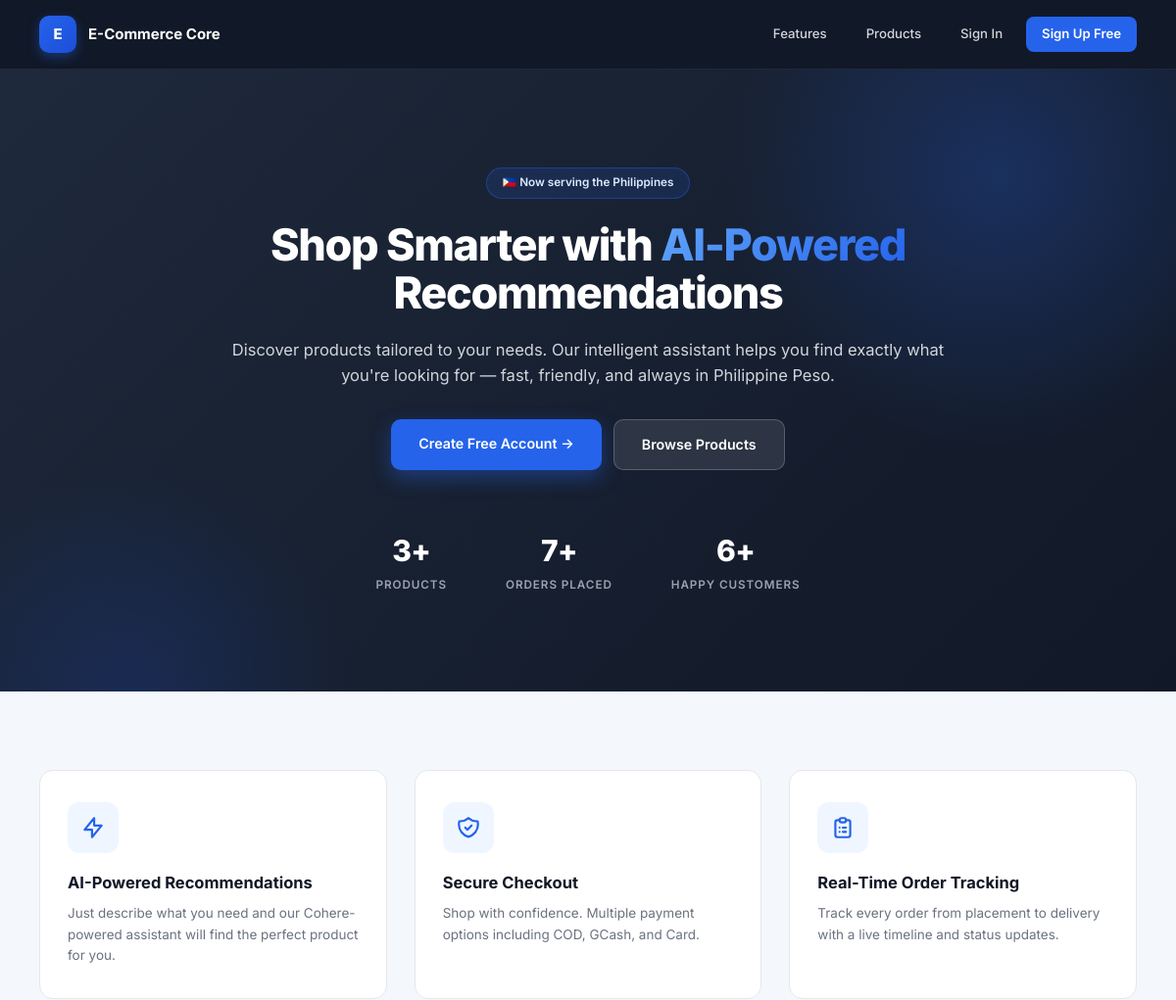
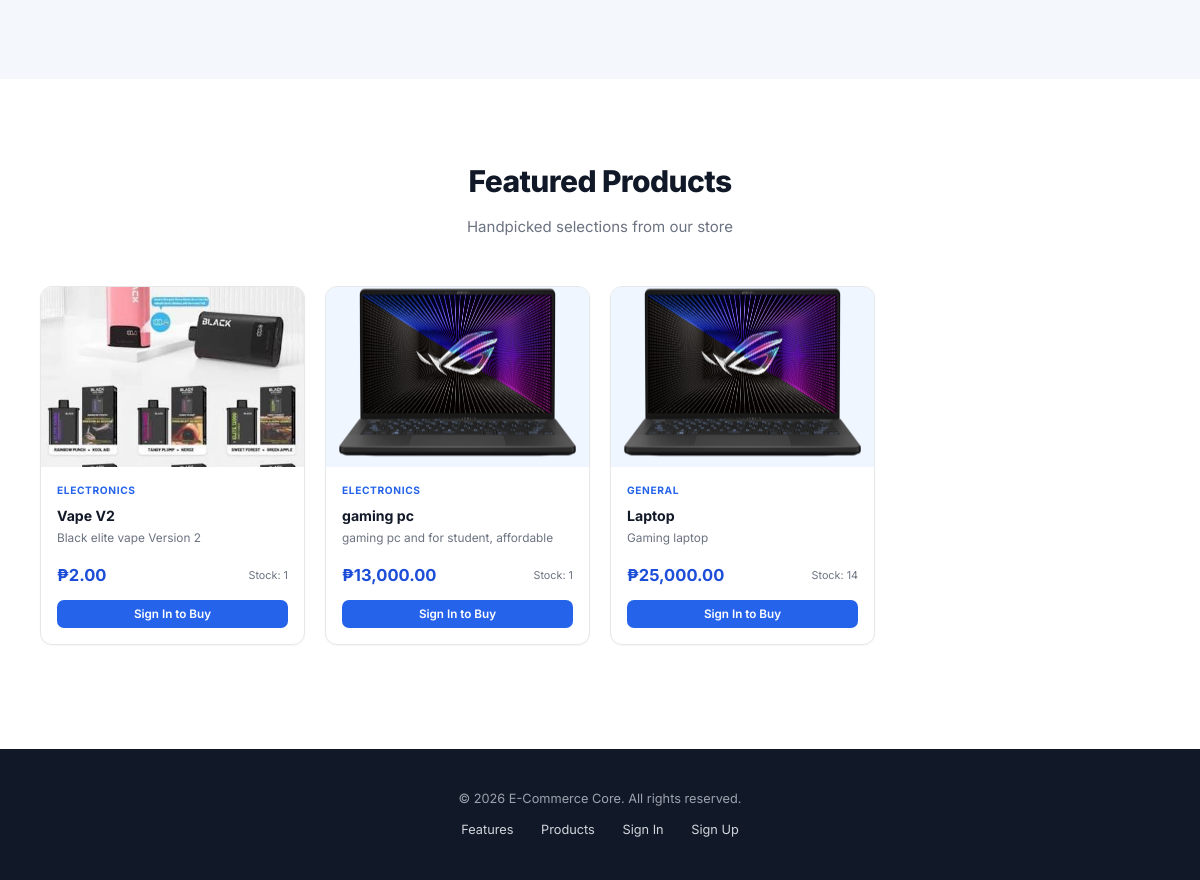
Screenshot of /landing.php with the database file from the repository (2 pictures, top to bottom).
### tables this page shows
CREATE TABLE `products` (
  `id` int(11) NOT NULL,
  `name` varchar(150) NOT NULL,
  `description` text DEFAULT NULL,
  `price` decimal(10,2) NOT NULL,
  `category` varchar(50) DEFAULT NULL,
  `stock` int(11) DEFAULT 0,
  `image_url` varchar(255) DEFAULT NULL,
  `created_at` timestamp NOT NULL DEFAULT current_timestamp()
);

### includes/auth.php (called while the page is built, shortened)
<?php
if (!function_exists('baseUrl')) {
    function baseUrl($path = '') {
        $dir = str_replace('\\', '/', dirname($_SERVER['SCRIPT_NAME']));
        $dir = rtrim($dir, '/');
        $dir = preg_replace('#/(modules|api|ai|auth|admin)$#', '', $dir);
        if ($dir === '' || $dir === '.') $dir = '';
        $dir = rtrim($dir, '/') . '/';
        return $dir . ltrim($path, '/');
    }
}
if (!function_exists('e')) {
    function e($s) {
        return htmlspecialchars($s ?? '', ENT_QUOTES, 'UTF-8');
    }
}

### landing.php (the view, shortened to what this page needs)
<?php
require_once __DIR__ . '/includes/auth.php';
require_once __DIR__ . '/config/db.php';
$products = $pdo->query("SELECT * FROM products WHERE stock > 0 ORDER BY id DESC LIMIT 8")->fetchAll();
$totalProducts = $pdo->query("SELECT COUNT(*) FROM products WHERE stock > 0")->fetchColumn();
$totalOrders   = $pdo->query("SELECT COUNT(*) FROM orders")->fetchColumn();
$totalUsers    = $pdo->query("SELECT COUNT(*) FROM users WHERE role = 'customer'")->fetchColumn();
?>
<!DOCTYPE html>
<html lang="en">
<head>
    <link rel="stylesheet" href="<?= baseUrl('assets/css/style.css') ?>">
</head>
<body>
    <nav class="landing-nav">
        <a href="<?= baseUrl('landing.php') ?>" class="landing-nav-brand">
            <div class="logo">E</div>
            <h1>E-Commerce Core</h1>
        </a>
        <div class="landing-nav-links">
            <a href="#features">Features</a>
            <a href="#products">Products</a>
            <a href="<?= baseUrl('login.php') ?>">Sign In</a>
            <a href="<?= baseUrl('auth/register.php') ?>" class="btn-cta">Sign Up Free</a>
        </div>
    </nav>
    <section class="hero">
        <div class="hero-content">
            <div class="hero-badge">🇵🇭 Now serving the Philippines</div>
            <h1>Shop Smarter with <span>AI-Powered</span> Recommendations</h1>
            <p>Discover products tailored to your needs. Our intelligent assistant helps you find exactly what you're looking for — fast, friendly, and always in Philippine Peso.</p>
            <div class="hero-cta">
                <a href="<?= baseUrl('auth/register.php') ?>" class="primary">Create Free Account →</a>
                <a href="#products" class="secondary">Browse Products</a>
            </div>
            <div class="hero-stats">
                <div class="hero-stat">
                    <div class="num"><?= number_format($totalProducts) ?>+</div>
                    <div class="lbl">Products</div>
                </div>
                <div class="hero-stat">
                    <div class="num"><?= number_format($totalOrders) ?>+</div>
                    <div class="lbl">Orders Placed</div>
                </div>
                <div class="hero-stat">
                    <div class="num"><?= number_format($totalUsers) ?>+</div>
                    <div class="lbl">Happy Customers</div>
                </div>
            </div>
        </div>
    </section>
    <section class="features" id="features">
        <div class="features-grid">
            <div class="feature-card">
                <div class="feature-icon">
                    <svg fill="none" stroke="currentColor" viewBox="0 0 24 24"><path stroke-linecap="round" stroke-linejoin="round" stroke-width="2" d="M13 10V3L4 14h7v7l9-11h-7z"/></svg>
                </div>
                <h3>AI-Powered Recommendations</h3>
                <p>Just describe what you need and our Cohere-powered assistant will find the perfect product for you.</p>
            </div>
            <div class="feature-card">
                <div class="feature-icon">
                </div>
                <h3>Secure Checkout</h3>
                <p>Shop with confidence. Multiple payment options including COD, GCash, and Card.</p>
            </div>
            <div class="feature-card">
                <div class="feature-icon">
                    <svg fill="none" stroke="currentColor" viewBox="0 0 24 24"><path stroke-linecap="round" stroke-linejoin="round" stroke-width="2" d="M9 5H7a2 2 0 00-2 2v12a2 2 0 002 2h10a2 2 0 002-2V7a2 2 0 00-2-2h-2M9 5a2 2 0 002 2h2a2 2 0 002-2M9 5a2 2 0 012-2h2a2 2 0 012 2m-3 7h3m-3 4h3m-6-4h.01M9 16h.01"/></svg>
                </div>
                <h3>Real-Time Order Tracking</h3>
                <p>Track every order from placement to delivery with a live timeline and status updates.</p>
            </div>
        </div>
    </section>
    <section class="products-section" id="products">
        <div class="products-section-inner">
            <div class="products-header">
                <h2>Featured Products</h2>
                <p>Handpicked selections from our store</p>
            </div>
            <?php if (empty($products)): ?>
                <div style="text-align:center;padding:60px;color:#6b7280;">
                    <p>No products available yet. Check back soon!</p>
                </div>
            <?php else: ?>
                <div class="product-grid">
                    <?php foreach ($products as $p): ?>
                    <div class="product-card">
                        <div class="product-image">
                            <?php if ($p['image_url']): ?>
                                <img src="<?= baseUrl($p['image_url']) ?>" alt="<?= e($p['name']) ?>">
                            <?php else: ?>
                                <?= strtoupper(substr($p['name'],0,1)) ?>
                            <?php endif; ?>
                        </div>
                        <div class="product-body">
                            <div class="product-category"><?= e($p['category']) ?></div>
                            <div class="product-name"><?= e($p['name']) ?></div>
                            <div class="product-desc"><?= e($p['description']) ?></div>
                            <div class="product-footer">
                                <span class="product-price">₱<?= number_format($p['price'], 2) ?></span>
                                <span class="product-stock">Stock: <?= (int)$p['stock'] ?></span>
                            </div>
                            <a href="<?= baseUrl('login.php') ?>" class="btn btn-primary btn-sm" style="margin-top:12px;width:100%;">Sign In to Buy</a>
                        </div>
                    </div>
                    <?php endforeach; ?>
                </div>
            <?php endif; ?>
        </div>
    </section>
    <footer class="landing-footer">
        <p style="margin:0 0 12px;">&copy; <?= date('Y') ?> E-Commerce Core. All rights reserved.</p>
        <div>
            <a href="#features">Features</a>
            <a href="#products">Products</a>
            <a href="<?= baseUrl('login.php') ?>">Sign In</a>
            <a href="<?= baseUrl('auth/register.php') ?>">Sign Up</a>
        </div>
    </footer>
</body>
</html>

### assets/css/style.css (style rules this page uses)
*, *::before, *::after { box-sizing: border-box; }
html, body { margin: 0; padding: 0; font-family: 'Inter', -apple-system, BlinkMacSystemFont, 'Segoe UI', Roboto, sans-serif; background: #f4f7fb; color: #1f2937; font-size: 15px; line-height: 1.5; -webkit-font-smoothing: antialiased; }
.btn { display: inline-flex; align-items: center; justify-content: center; gap: 6px; padding: 9px 16px; border-radius: 8px; font-size: 0.85rem; font-weight: 600; text-decoration: none; cursor: pointer; border: 1px solid transparent; transition: all 0.15s ease; white-space: nowrap; font-family: inherit; line-height: 1.2; }
.btn-primary { background: #2563eb; color: #fff; }
.btn-sm { padding: 6px 12px; font-size: 0.78rem; border-radius: 7px; }
.product-grid { display: grid; grid-template-columns: repeat(auto-fill, minmax(240px, 1fr)); gap: 20px; }
.product-card { background: #fff; border: 1px solid #e5e7eb; border-radius: 12px; overflow: hidden; display: flex; flex-direction: column; transition: all 0.2s ease; }
.product-image { height: 180px; background: #eff6ff; display: flex; align-items: center; justify-content: center; color: #2563eb; font-size: 2.5rem; font-weight: 800; overflow: hidden; }
.product-image img { width: 100%; height: 100%; object-fit: cover; }
.product-body { padding: 16px; flex: 1; display: flex; flex-direction: column; }
.product-category { color: #2563eb; font-size: 0.68rem; font-weight: 700; text-transform: uppercase; letter-spacing: 0.06em; }
.product-name { font-weight: 700; color: #111827; font-size: 0.94rem; margin: 6px 0 4px; }
.product-desc { color: #6b7280; font-size: 0.79rem; line-height: 1.5; flex: 1; display: -webkit-box; -webkit-line-clamp: 2; -webkit-box-orient: vertical; overflow: hidden; margin-bottom: 8px; }
.product-footer { display: flex; justify-content: space-between; align-items: center; margin-top: auto; }
.product-price { color: #1d4ed8; font-size: 1.1rem; font-weight: 700; }
.product-stock { color: #6b7280; font-size: 0.72rem; }
.product-grid { display: grid; grid-template-columns: repeat(auto-fill, minmax(240px, 1fr)); gap: 20px; margin-bottom: 24px; }
.product-card { background: #ffffff; border: 1px solid #e5e7eb; border-radius: 12px; overflow: hidden; display: flex; flex-direction: column; transition: all 0.2s ease; box-shadow: 0 1px 2px rgba(16,24,40,0.04); }
.product-footer { display: flex; justify-content: space-between; align-items: center; margin-top: auto; padding-top: 8px; }

### rows the page displays
products: image_url (picture), category "ELECTRONICS", name "Vape V2", description "Black elite vape Version 2", price "2.00", stock "1"
products: image_url (picture), category "ELECTRONICS", name "gaming pc", description "gaming pc and for student, affordable", price "13,000.00", stock "1"
products: image_url (picture), category "GENERAL", name "Laptop", description "Gaming laptop", price "25,000.00", stock "14"

### other values shown
$totalProducts "3"
$totalOrders "7"
$totalUsers "6"
